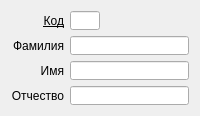
<?xml version="1.0" encoding="UTF-8"?>
<ui version="4.0">
 <class>Form</class>
 <widget class="QWidget" name="Form">
  <property name="geometry">
   <rect>
    <x>0</x>
    <y>0</y>
    <width>200</width>
    <height>116</height>
   </rect>
  </property>
  <property name="minimumSize">
   <size>
    <width>200</width>
    <height>116</height>
   </size>
  </property>
  <property name="maximumSize">
   <size>
    <width>16777215</width>
    <height>16777215</height>
   </size>
  </property>
  <property name="windowTitle">
   <string>Form</string>
  </property>
  <layout class="QGridLayout" name="gridLayout">
   <item row="0" column="0">
    <widget class="QLabel" name="label">
     <property name="font">
      <font>
       <weight>50</weight>
       <bold>false</bold>
       <underline>true</underline>
      </font>
     </property>
     <property name="text">
      <string>Код</string>
     </property>
     <property name="alignment">
      <set>Qt::AlignRight|Qt::AlignTrailing|Qt::AlignVCenter</set>
     </property>
    </widget>
   </item>
   <item row="0" column="1">
    <widget class="QLineEdit" name="lineEditCode">
     <property name="sizePolicy">
      <sizepolicy hsizetype="Fixed" vsizetype="Fixed">
       <horstretch>0</horstretch>
       <verstretch>0</verstretch>
      </sizepolicy>
     </property>
     <property name="minimumSize">
      <size>
       <width>30</width>
       <height>0</height>
      </size>
     </property>
     <property name="maximumSize">
      <size>
       <width>30</width>
       <height>16777215</height>
      </size>
     </property>
     <property name="text">
      <string/>
     </property>
    </widget>
   </item>
   <item row="0" column="2">
    <spacer name="horizontalSpacer">
     <property name="orientation">
      <enum>Qt::Horizontal</enum>
     </property>
     <property name="sizeHint" stdset="0">
      <size>
       <width>40</width>
       <height>20</height>
      </size>
     </property>
    </spacer>
   </item>
   <item row="1" column="0">
    <widget class="QLabel" name="label_2">
     <property name="font">
      <font>
       <weight>50</weight>
       <bold>false</bold>
      </font>
     </property>
     <property name="text">
      <string>Фамилия</string>
     </property>
     <property name="alignment">
      <set>Qt::AlignRight|Qt::AlignTrailing|Qt::AlignVCenter</set>
     </property>
    </widget>
   </item>
   <item row="1" column="1" colspan="2">
    <widget class="QLineEdit" name="lineEditLastName">
     <property name="styleSheet">
      <string notr="true"/>
     </property>
    </widget>
   </item>
   <item row="2" column="0">
    <widget class="QLabel" name="label_3">
     <property name="font">
      <font>
       <weight>50</weight>
       <bold>false</bold>
      </font>
     </property>
     <property name="text">
      <string>Имя</string>
     </property>
     <property name="alignment">
      <set>Qt::AlignRight|Qt::AlignTrailing|Qt::AlignVCenter</set>
     </property>
    </widget>
   </item>
   <item row="2" column="1" colspan="2">
    <widget class="QLineEdit" name="lineEditFirstName"/>
   </item>
   <item row="3" column="0">
    <widget class="QLabel" name="label_4">
     <property name="text">
      <string>Отчество</string>
     </property>
     <property name="alignment">
      <set>Qt::AlignRight|Qt::AlignTrailing|Qt::AlignVCenter</set>
     </property>
    </widget>
   </item>
   <item row="3" column="1" colspan="2">
    <widget class="QLineEdit" name="lineEditMiddleName"/>
   </item>
  </layout>
 </widget>
 <resources/>
 <connections/>
</ui>
